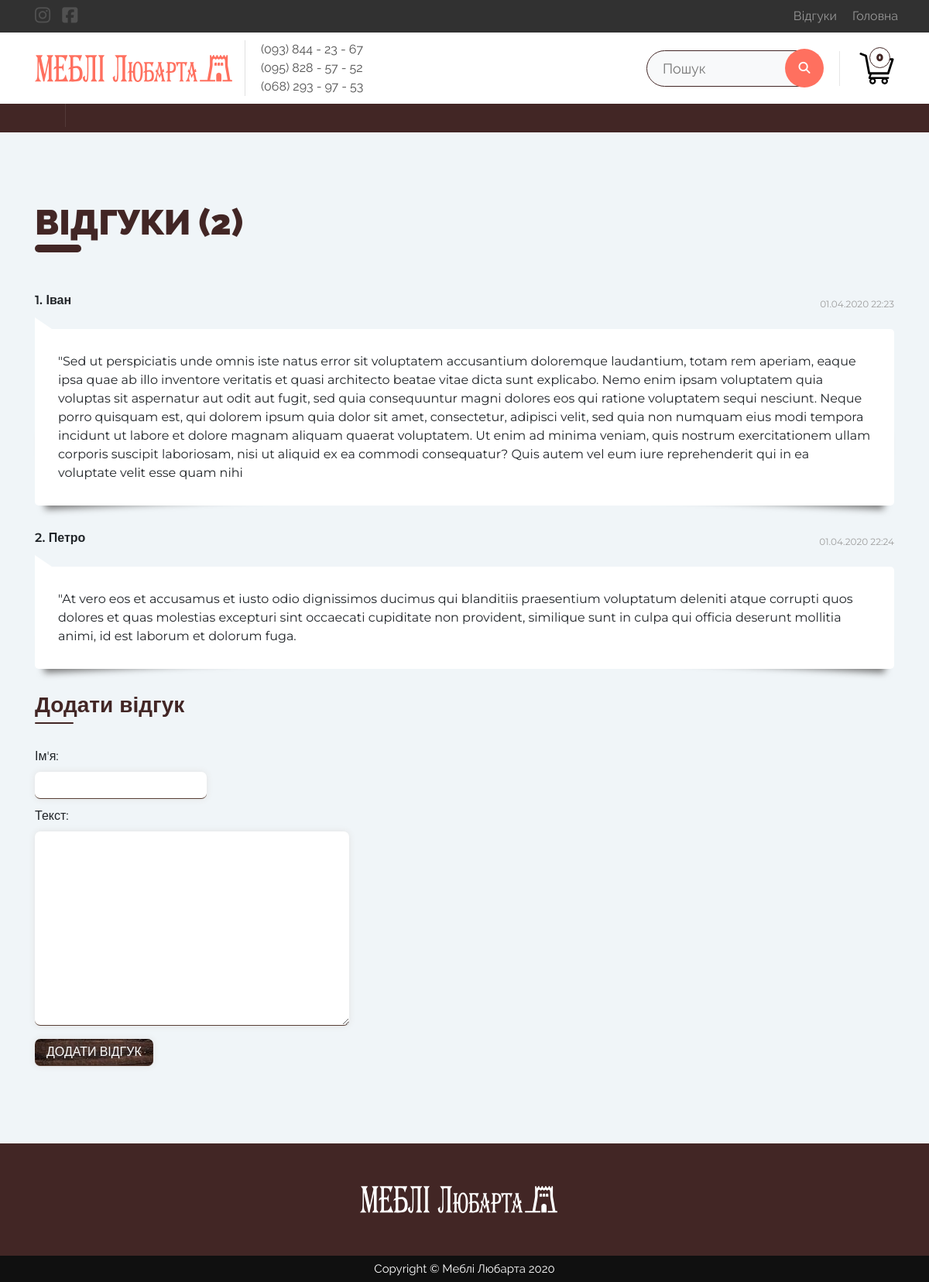
The page /post/1/feedbacks/ on the database its author committed.
### shop/models.py (models this page shows, shortened)
class Post(models.Model):
    title = models.CharField(max_length=250)
    slug = models.SlugField(max_length=250)
    created = models.DateTimeField(auto_now_add=True)
    updated = models.DateTimeField(auto_now=True)
    def get_absolute_url(self):
        return reverse('shop:post_detail', kwargs={
            'slug': self.slug,
            'id': self.id
            })

class Comment(models.Model):
    post = models.ForeignKey(Post,
			     on_delete=models.CASCADE,
			     related_name='comments')
    name = models.CharField(max_length=80, verbose_name="Ім'я")
    body = models.TextField(max_length=780, verbose_name="Текст")
    created = models.DateTimeField(auto_now_add=True)
    updated = models.DateTimeField(auto_now=True)
    active = models.BooleanField(default=True)
    class Meta:
        ordering = ('-created',)
    class Meta:
        verbose_name = 'Відгук'
        verbose_name_plural = 'Відгуки'
        ordering = ['created']

### shop/views.py (the view)
# urls.py: path('post/<int:id>/<str:slug>/', views.post_detail, name='post_detail'),
def post_detail(request, id, slug):
    category = None
    categories = Category.objects.all()
    post = get_object_or_404(Post, id=id, slug=slug)
    posts = Post.objects.filter(id=1)
    comments = post.comments.filter(active=True)
    new_comment = None
    if request.method == 'POST':
        comment_form = CommentForm(data=request.POST)
        if comment_form.is_valid():
            new_comment = comment_form.save(commit=False)
            new_comment.post = post
            new_comment.save()
    else:
        comment_form = CommentForm()
    return render(request, 'shop/product/comments.html', {
        'post': post,
        'category': category,
        'categories': categories,
        'posts': posts,
        'post': post,
        'comments': comments,
        'new_comment': new_comment,
        'comment_form': comment_form
        })

### shop/forms.py
class CommentForm(forms.ModelForm):
    class Meta:
        model = Comment
        fields = ('name', 'body')

### cart/cart.py (called while the page is built)
    def __len__(self):
        return sum(item['quantity'] for item in self.cart.values())

### cart/context_processors.py (called while the page is built)
def cart(request):
    return {'cart': Cart(request)}

### shop/templates/shop/product/comments.html (shortened to what this page needs)
{% extends "shop/base.html" %}
{% load static %}
{% block content %}
<h2 class="h2">{% block title %}{{ post.title }}
  {% with comments.count as total_comments %}
   ({{ total_comments }})
 {% endwith %}
  {% endblock %}
</h2>
<div class="feedback_wrapper">
{% for comment in comments %}
  <div class="feedback_item">
    <div class="info">
        <span class="feedb_name">{{ forloop.counter }}. {{ comment.name }} </span>
        <span class="feedb_date">{{ comment.created }}</span>
    </div>
    <div class="feedb_message">{{ comment.body|linebreaks }}</div>
  </div>
{% empty %}
  <p>Відгуків немає.</p>
{% endfor %}
<div class="feedb_form">
  {% if new_comment %}
  <span class="feb_succces">Відгук додано.</span>
  {% else %}
        <h2 class="h3">Додати відгук</h2>
        <form action="." method="post">
            {{ comment_form.as_p }}
            <p><input class="button" type="submit" value="Додати відгук"></p>
        </form>
    {% endif %}
</div>
</div>
{% endblock %}

### shop/templates/shop/base.html (shortened to what this page needs)
{% load static %}
{% load mptt_tags %}
{% load thumbnail %}
{% load mathfilters %}
<!DOCTYPE html>
<html lang="uk">
<head>
  <link rel="stylesheet" href="https://stackpath.bootstrapcdn.com/bootstrap/4.3.1/css/bootstrap.min.css">
  <link rel="stylesheet" href="{% static 'css/slick.css' %}">
  <link rel="stylesheet" href="{% static 'css/bootstrap.min.css' %}">
  <link rel="stylesheet" href="{% static 'css/style.css' %}">
</head>
<body>
<div class="top_hedline">
    <div class="container">
      <div class="row">
        <div class="top_wrapper">
          <ul class="socials">
            <li>
              <a target="_blank" href="https://www.instagram.com/mebli_lubarta/">
                <i class="fab fa-instagram"></i>
              </a>
            </li>
            <li>
              <a target="_blank" href="https://www.facebook.com/meblilubarta/">
                <i class="fab fa-facebook-square"></i>
              </a>
            </li>
          </ul>
          <ul class="top_item_wr">
			{% for p in posts %}
				<li><a href="{{ p.get_absolute_url }}">{{ p.title}}</a></li>
			{% endfor %}
            <li><a href="/">Головна</a></li>
          </ul>
        </div>
      </div>
    </div>
</div>
<div class="logo-section">
	<div class="container">
		<div class="row">
			<div class="logo_wrapper">
				<div class="logo">
					<a class="navbar-brand" href="/"><img src="{% static 'img/meblilubarta_logo.svg' %}" alt=""></a>
				</div>
				<div class="numb">
					<ul>
						<li><a href="tel:0938442367">(093) 844 - 23 - 67</a></li>
						<li><a href="tel:0958285752">(095) 828 - 57 - 52</a></li>
						<li><a href="tel:0682939753">(068) 293 - 97 - 53</a></li>
					</ul>
				</div>
			</div>
			<div class="right_wr">
				<div class="search-box">
					<form action="{% url 'shop:search_results' %}" method="GET">
						<input type="text" placeholder="Пошук" class="input" name="q" aria-lebel="Search">
						<button class="butn" type="submit">
							<i class="fa fa-search" aria-hidden="true"></i>
						</button>
					</form>
				 </div>
				<div class="cart">
					{% with total_items=cart|length %}
						{% if cart|length > 0 %}
						<a class="cart_l" href="{% url 'cart:CartDetail' %}">
							<img src="{% static 'img/cart.svg' %}" alt="">
							<span class="badge" id='cart_count'>{{ total_items }}</span>
							<div class="tipcart">
									<span>Корзина на суму:</span>
								<div class="price_wrapper">
									<p class="price_uah">{{ cart.get_total_price }}</p>
								</div>
							</div>
						</a>
						{% else %}
							<img src="{% static 'img/cart.svg' %}" alt="">
							<span class="badge" id='cart_count'>{{ total_items }}</span>
						{% endif %}
					{% endwith %}
				</div>
			</div>
		</div>
	</div>
</div>
<div class="nav">
	<div class="container">
		<ul class="navigation">
			{% recursetree categories %}
				<li>
					<a href="{{ node.get_absolute_url }}">
					</a>
				</li>
			{% endrecursetree %}
		</ul>
	</div>
</div>
<div class="content">
<div class="container">
	{% block content %}{% endblock %}
	</div>
</div>
<footer class="">
	<div class="container">
		<div class="foo_wrapper">
			<div class="logo">
				<a class="navbar-brand" href="/">
					<img src="{% static 'img/meblilubarta_logo_white.svg' %}" alt="">
				</a>
			</div>
		</div>
		</div>
	<p class="copyright">Copyright &copy; Меблі Любарта {% now “Y” %}</p>
</footer>
</body>
</html>

### rows shown on the page
Post: title "Відгуки", title "ВІДГУКИ"
Comment: name "Іван", created "01.04.2020 22:23", body "\"Sed ut perspiciatis unde omnis iste natus error sit voluptatem accusantium doloremque laudantium, totam rem aperiam, eaque ipsa quae ab illo inventore veritatis et quasi architecto beatae vitae dicta sunt explicabo. Nemo enim ipsam voluptatem quia voluptas sit aspernatur aut odit aut fugit, sed quia consequuntur magni dolores eos qui ratione voluptatem sequi nesciunt. Neque porro quisquam est, qui dolorem ipsum quia dolor sit amet, consectetur, adipisci velit, sed quia non numquam eius modi tempora incidunt ut labore et dolore magnam aliquam quaerat voluptatem. Ut enim ad minima veniam, quis nostrum exercitationem ullam corporis suscipit laboriosam, nisi ut aliquid ex ea commodi…"
Comment: name "Петро", created "01.04.2020 22:24", body "\"At vero eos et accusamus et iusto odio dignissimos ducimus qui blanditiis praesentium voluptatum deleniti atque corrupti quos dolores et quas molestias excepturi sint occaecati cupiditate non provident, similique sunt in culpa qui officia deserunt mollitia animi, id est laborum et dolorum fuga."

### other values the page prints
{{ total_items }} "0"
{{ total_comments }} "2"
